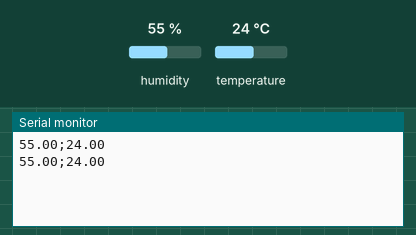
The sketch below on a simulated Arduino Uno, built with avr-gcc and run on an emulated ATmega328P. Parts: the last lines printed to the serial monitor. The test bench sets the inputs (shaded band); at power-on: humidity 55 %, temperature 24 °C.

Above: at 5.8 s.
5.9 s: humidity set to 22 %
At 10.8 s:
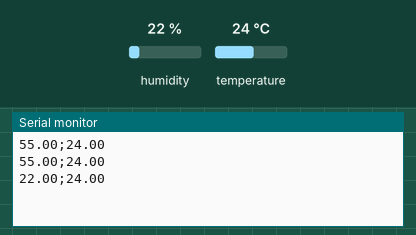
11.9 s: temperature set to 12 °C
At 15.5 s:
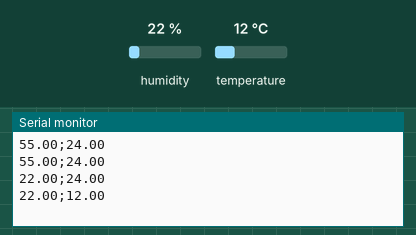
17.9 s: humidity set to 40 %
At 21.4 s:
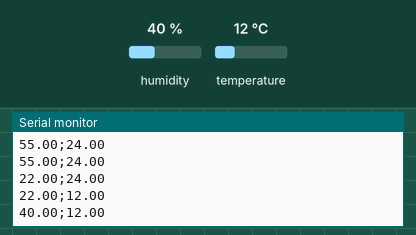
Timing chart, 0 to 22.9 s (numbered marks = the images above; inputs shaded):
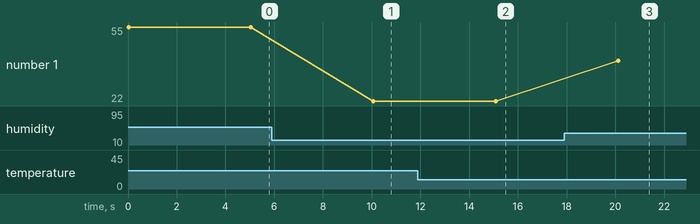

Measured:
- after the input at 5.9 s, the serial monitor: prints a new line after 4.2 s (image 1)
- after the input at 11.9 s, the serial monitor: prints a new line after 3.2 s (image 2)
- after the input at 17.9 s, the serial monitor: prints a new line after 2.2 s (image 3)
- plotted number 1: 55 → 22 after the input at 5.9 s, 22 → 40 after the input at 17.9 s

The sketch:

codigo-arduino-grupo4.ino
```cpp
#include "DHT.h"
#define dht_type DHT11

int dht_pin = A1;
DHT dht_1 = DHT(dht_pin, dht_type);

void setup() {
  Serial.begin(9600);
  dht_1.begin();
}

void loop() {
  float umidade = dht_1.readHumidity();
  float temperatura = dht_1.readTemperature();
  if(isnan(temperatura) or isnan(umidade)){
    Serial.print(0.0);
    Serial.print(";");
    Serial.println(0.0);
  } else {
    Serial.print(umidade);
    Serial.print(";");
    Serial.println(temperatura);
  }
  delay(5000);
}
```
